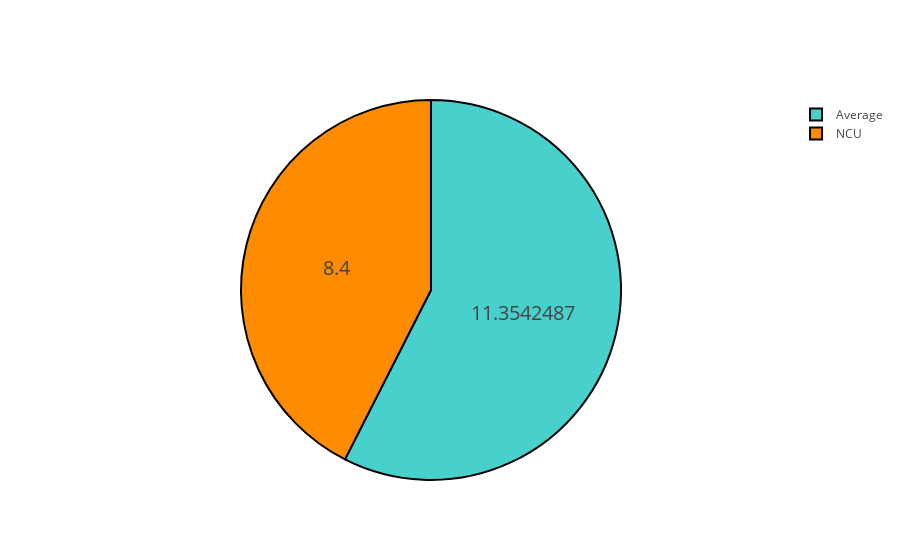

Notebook code cell kept with this figure:
### Code cell
labels = df1.index
values = df1['SS (20)']
colors = ['mediumturquoise', 'darkorange']

fig = go.Figure(data=[go.Pie(labels=labels, values=values)])
fig.update_traces(hoverinfo='label+percent',textinfo='value',textfont_size=20,
                  marker=dict(colors=colors, line=dict(color='#000000', width=2)))
fig.show()

### Figure 1 — Plotly figure (JSON) as saved in the notebook; plotly's stock layout.template omitted (floating-point values rounded to 4 significant figures)
{"data": [{"hoverinfo": "label+percent", "labels": ["Average", "NCU"], "marker": {"colors": ["mediumturquoise", "darkorange"], "line": {"color": "#000000", "width": 2}}, "textfont": {"size": 20}, "textinfo": "value", "type": "pie", "uid": "146aabfe-87b6-437f-b155-35fcdcde4cb8", "values": [11.35, 8.4]}], "layout": {}}
